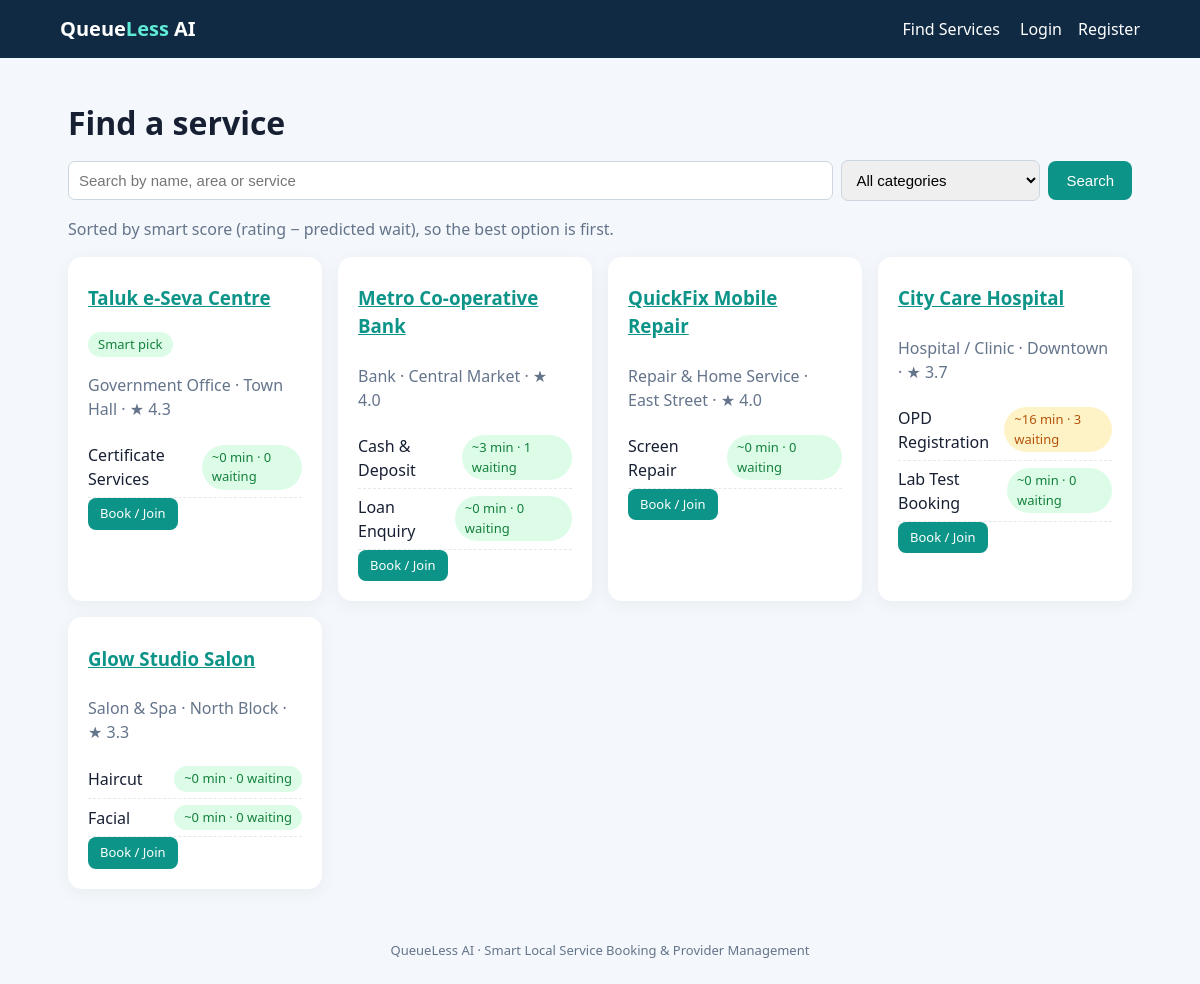
Page /providers/ on the committed database.
### queue_app/models.py (models this page shows, shortened)
class Provider(models.Model):
    CATEGORY_CHOICES = [
        ("HOSPITAL", "Hospital / Clinic"), ("BANK", "Bank"), ("SALON", "Salon & Spa"),
        ("REPAIR", "Repair & Home Service"), ("GOVT", "Government Office"), ("EDU", "College / Education"),
    ]
    owner = models.ForeignKey(User, on_delete=models.SET_NULL, null=True, blank=True, related_name="providers")
    name = models.CharField(max_length=140)
    category = models.CharField(max_length=20, choices=CATEGORY_CHOICES)
    area = models.CharField(max_length=100, blank=True)
    address = models.CharField(max_length=250, blank=True)
    description = models.TextField(blank=True)
    open_time = models.TimeField(default=time(9, 0))
    close_time = models.TimeField(default=time(17, 0))
    verified = models.BooleanField(default=False)
    created_at = models.DateTimeField(default=timezone.now)
    @property
    def avg_rating(self):
        value = self.reviews.aggregate(a=Avg("rating"))["a"]
        return round(value, 1) if value else None

class Service(models.Model):
    provider = models.ForeignKey(Provider, on_delete=models.CASCADE, related_name="services")
    name = models.CharField(max_length=120)
    description = models.CharField(max_length=250, blank=True)
    average_minutes = models.PositiveIntegerField(default=10)
    price = models.DecimalField(max_digits=8, decimal_places=2, default=0)
    active = models.BooleanField(default=True)
    @property
    def active_counters(self):
        return max(1, self.counters.filter(active=True).count())

### queue_app/views.py (the view)
# urls.py: path("providers/", views.providers, name="providers"),
def providers(request):
    q, category = request.GET.get("q", "").strip(), request.GET.get("category", "")
    return render(request, "providers.html", {
        "cards": ai.provider_cards(q, category), "q": q, "category": category,
        "categories": Provider.CATEGORY_CHOICES})

### queue_app/ai.py (called while the page is built)
def service_stats(service, hour=None):
    hour = timezone.localtime().hour if hour is None else hour
    rows = list(ServiceHistory.objects.filter(service=service).order_by("-created_at")[:80])
    rows.reverse()
    return engine.estimate_service_time([r.minutes for r in rows], [r.hour for r in rows],
                                        hour, service.average_minutes)

def _counts(service, token=None):
    waiting = Token.objects.filter(service=service, status="WAITING")
    in_service = Token.objects.filter(service=service, status__in=["CALLED", "SERVING"])
    if token is not None:  # only people who will be served BEFORE this token
        waiting = waiting.filter(Q(priority__gt=token.priority) |
                                 Q(priority=token.priority, created_at__lt=token.created_at))
        in_service = in_service.exclude(pk=token.pk)
    return waiting.count(), in_service.count()

def new_joiner_wait(service):
    stats = service_stats(service)
    waiting, in_service = _counts(service)
    w = engine.wait_estimate(waiting, in_service, service.active_counters, stats["avg"], stats["sd"])
    return dict(minutes=w["minutes"], waiting=waiting, in_service=in_service, counters=service.active_counters)

def provider_cards(q="", category=""):
    qs = Provider.objects.filter(services__active=True)
    if q:
        qs = qs.filter(Q(name__icontains=q) | Q(area__icontains=q) | Q(services__name__icontains=q))
    if category:
        qs = qs.filter(category=category)
    cards = []
    for p in qs.distinct():
        rows = [(s, new_joiner_wait(s)) for s in p.services.filter(active=True)]
        best_wait = min(w["minutes"] for _, w in rows)
        rating = p.avg_rating
        cards.append(dict(provider=p, services=rows, best_wait=best_wait, rating=rating,
                          score=round((rating or 3.5) * 20 - best_wait)))
    cards.sort(key=lambda c: -c["score"])
    return cards

### queue_app/context.py (called while the page is built)
def shared(request):
    if not request.user.is_authenticated:
        return {"unread_count": 0, "is_provider": False}
    from .workflow import managed_services
    return {
        "unread_count": request.user.notifications.filter(read=False).count(),
        "is_provider": managed_services(request.user).exists(),
    }

### queue_app/engine.py (called while the page is built)
def ewma(values, alpha=0.3):
    if not values:
        return None
    n = len(values)
    weights = [(1 - alpha) ** (n - 1 - i) for i in range(n)]
    return sum(w * v for w, v in zip(weights, values)) / sum(weights)

### templates/providers.html (shortened to what this page needs)
{% extends "base.html" %}
{% block content %}
<h1>Find a service</h1>
<form class="filters" method="get">
  <input name="q" value="{{ q }}" placeholder="Search by name, area or service">
  <select name="category"><option value="">All categories</option>
  </select>
  <button class="button">Search</button>
</form>
<p class="muted">Sorted by smart score (rating &minus; predicted wait), so the best option is first.</p>
<div class="grid">{% for c in cards %}{% include "partials/provider_card.html" with smart=True %}{% empty %}<p>No providers found.</p>{% endfor %}</div>
{% endblock %}

### templates/partials/provider_card.html
<div class="card provider">
  <div class="row"><h3><a href="{% url 'provider_detail' c.provider.pk %}">{{ c.provider.name }}</a></h3>
    {% if forloop.first and smart %}<span class="pill good">Smart pick</span>{% endif %}</div>
  <p class="muted">{{ c.provider.get_category_display }} &middot; {{ c.provider.area }}
    {% if c.rating %}&middot; &#9733; {{ c.rating }}{% endif %}</p>
  {% for s, w in c.services %}
  <div class="svc"><span>{{ s.name }}</span>
    <span class="pill {% if w.minutes < 10 %}good{% elif w.minutes < 25 %}mid{% else %}bad{% endif %}">
      ~{{ w.minutes }} min &middot; {{ w.waiting }} waiting</span></div>
  {% endfor %}
  <a class="button small" href="{% url 'provider_detail' c.provider.pk %}">Book / Join</a>
</div>

### static/style.css (style rules this page uses)
:root { --brand:#0d9488;--ink:#172033;--bg:#f4f7fb;--card:#fff;--line:#e5e7eb;--muted:#64748b;--good:#15803d;--mid:#b45309;--bad:#b91c1c }
* { box-sizing:border-box }
body { margin:0;font-family:system-ui,Arial,sans-serif;background:var(--bg);color:var(--ink);line-height:1.5 }
h1,h2,h3 { margin:.4em 0 }
.muted { color:var(--muted) }
a { color:var(--brand) }
.grid { display:grid;grid-template-columns:repeat(auto-fit,minmax(250px,1fr));gap:16px }
.card,.form-card { background:var(--card);border-radius:14px;padding:20px;margin:14px 0;box-shadow:0 4px 18px #0000000d }
.grid .card { margin:0 }
.row { display:flex;justify-content:space-between;align-items:center;gap:12px;flex-wrap:wrap }
.button,button.button { display:inline-block;background:var(--brand);color:#fff;border:0;border-radius:8px;padding:11px 18px;text-decoration:none;cursor:pointer;font-size:15px }
.button.small { padding:6px 12px;font-size:13px }
input,select { padding:10px;border:1px solid #ccd5e0;border-radius:7px;font-size:15px;width:100% }
form.inline,.filters { display:inline-flex;gap:8px;align-items:center;flex-wrap:wrap }
form.inline input,form.inline select,.filters input,.filters select { width:auto }
.filters { margin:10px 0;display:flex }
.filters input { flex:1;min-width:200px }
.pill { display:inline-block;padding:3px 10px;border-radius:99px;font-size:13px;background:#e2e8f0;border:0 }
.pill.good,.status-COMPLETED { background:#dcfce7;color:var(--good) }
.pill.mid,.status-CALLED,.status-CHECKED_IN { background:#fef3c7;color:var(--mid) }
.svc { display:flex;justify-content:space-between;align-items:center;padding:6px 0;border-bottom:1px dashed var(--line);gap:8px }

### rows in the picture
Provider: provider.name "Taluk e-Seva Centre", shows "Smart pick", provider.category "Government Office", provider.area "Town Hall", rating "4.3"
Service: name "Certificate Services", minutes "0", waiting "0"
Provider: provider.name "Metro Co-operative Bank", provider.category "Bank", provider.area "Central Market", rating "4.0"
Service: name "Cash & Deposit", minutes "3", waiting "1"
Service: name "Loan Enquiry", minutes "0", waiting "0"
Provider: provider.name "QuickFix Mobile Repair", provider.category "Repair & Home Service", provider.area "East Street", rating "4.0"
Service: name "Screen Repair", minutes "0", waiting "0"
Provider: provider.name "City Care Hospital", provider.category "Hospital / Clinic", provider.area "Downtown", rating "3.7"
Service: name "OPD Registration", minutes "16", waiting "3"
Service: name "Lab Test Booking", minutes "0", waiting "0"
Provider: provider.name "Glow Studio Salon", provider.category "Salon & Spa", provider.area "North Block", rating "3.3"
Service: name "Haircut", minutes "0", waiting "0"
Service: name "Facial", minutes "0", waiting "0"
